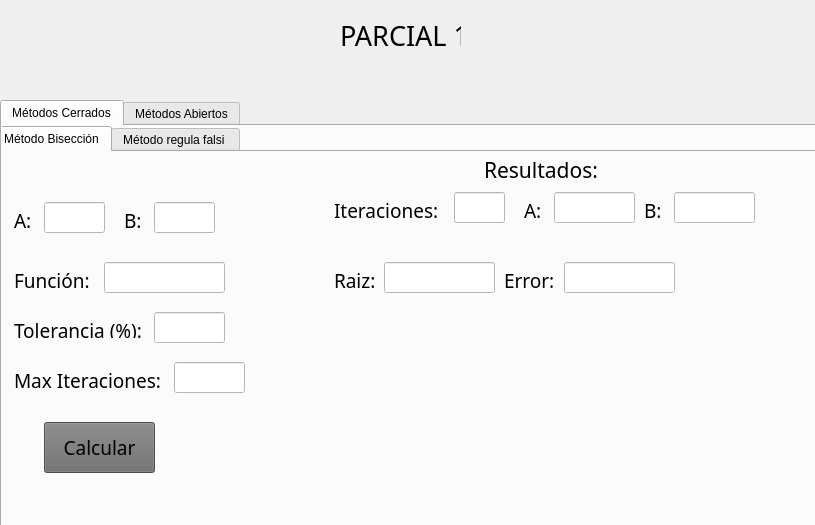
<?xml version="1.0" encoding="UTF-8"?>
<ui version="4.0">
 <class>Form</class>
 <widget class="QWidget" name="Form">
  <property name="geometry">
   <rect>
    <x>0</x>
    <y>0</y>
    <width>815</width>
    <height>525</height>
   </rect>
  </property>
  <property name="windowTitle">
   <string>Form</string>
  </property>
  <widget class="QTabWidget" name="tabWidget">
   <property name="geometry">
    <rect>
     <x>0</x>
     <y>100</y>
     <width>821</width>
     <height>431</height>
    </rect>
   </property>
   <property name="styleSheet">
    <string notr="true"/>
   </property>
   <property name="currentIndex">
    <number>0</number>
   </property>
   <widget class="QWidget" name="tab">
    <attribute name="title">
     <string>Métodos Cerrados</string>
    </attribute>
    <widget class="QTabWidget" name="tabWidget_2">
     <property name="geometry">
      <rect>
       <x>-10</x>
       <y>0</y>
       <width>831</width>
       <height>401</height>
      </rect>
     </property>
     <property name="currentIndex">
      <number>0</number>
     </property>
     <widget class="QWidget" name="tab_3">
      <attribute name="title">
       <string>Método Bisección</string>
      </attribute>
      <widget class="QLabel" name="label_2">
       <property name="geometry">
        <rect>
         <x>20</x>
         <y>60</y>
         <width>21</width>
         <height>16</height>
        </rect>
       </property>
       <property name="font">
        <font>
         <family>Arial Rounded MT Bold</family>
         <pointsize>14</pointsize>
         <bold>false</bold>
        </font>
       </property>
       <property name="text">
        <string>A:</string>
       </property>
      </widget>
      <widget class="QLineEdit" name="txtA">
       <property name="geometry">
        <rect>
         <x>50</x>
         <y>50</y>
         <width>61</width>
         <height>31</height>
        </rect>
       </property>
       <property name="styleSheet">
        <string notr="true">background-color: rgb(255, 255, 255);
color: rgb(0, 0, 0);</string>
       </property>
      </widget>
      <widget class="QLabel" name="label_4">
       <property name="geometry">
        <rect>
         <x>130</x>
         <y>60</y>
         <width>21</width>
         <height>16</height>
        </rect>
       </property>
       <property name="font">
        <font>
         <family>Arial Rounded MT Bold</family>
         <pointsize>14</pointsize>
         <bold>false</bold>
        </font>
       </property>
       <property name="text">
        <string>B:</string>
       </property>
      </widget>
      <widget class="QLineEdit" name="txtB">
       <property name="geometry">
        <rect>
         <x>160</x>
         <y>50</y>
         <width>61</width>
         <height>31</height>
        </rect>
       </property>
       <property name="styleSheet">
        <string notr="true">background-color: rgb(255, 255, 255);
color: rgb(0, 0, 0);</string>
       </property>
      </widget>
      <widget class="QLabel" name="label_5">
       <property name="geometry">
        <rect>
         <x>20</x>
         <y>120</y>
         <width>81</width>
         <height>16</height>
        </rect>
       </property>
       <property name="font">
        <font>
         <family>Arial Rounded MT Bold</family>
         <pointsize>14</pointsize>
         <bold>false</bold>
        </font>
       </property>
       <property name="text">
        <string>Función:</string>
       </property>
      </widget>
      <widget class="QLineEdit" name="txtFuncion">
       <property name="geometry">
        <rect>
         <x>110</x>
         <y>110</y>
         <width>121</width>
         <height>31</height>
        </rect>
       </property>
       <property name="styleSheet">
        <string notr="true">background-color: rgb(255, 255, 255);
color: rgb(0, 0, 0);</string>
       </property>
      </widget>
      <widget class="QLabel" name="label_6">
       <property name="geometry">
        <rect>
         <x>20</x>
         <y>170</y>
         <width>141</width>
         <height>16</height>
        </rect>
       </property>
       <property name="font">
        <font>
         <family>Arial Rounded MT Bold</family>
         <pointsize>14</pointsize>
         <bold>false</bold>
        </font>
       </property>
       <property name="text">
        <string>Tolerancia (%):</string>
       </property>
      </widget>
      <widget class="QLineEdit" name="txtTolerancia">
       <property name="geometry">
        <rect>
         <x>160</x>
         <y>160</y>
         <width>71</width>
         <height>31</height>
        </rect>
       </property>
       <property name="styleSheet">
        <string notr="true">background-color: rgb(255, 255, 255);
color: rgb(0, 0, 0);</string>
       </property>
      </widget>
      <widget class="QLabel" name="label_7">
       <property name="geometry">
        <rect>
         <x>20</x>
         <y>220</y>
         <width>151</width>
         <height>16</height>
        </rect>
       </property>
       <property name="font">
        <font>
         <family>Arial Rounded MT Bold</family>
         <pointsize>14</pointsize>
         <bold>false</bold>
        </font>
       </property>
       <property name="text">
        <string>Max Iteraciones:</string>
       </property>
      </widget>
      <widget class="QLineEdit" name="txtIteracion">
       <property name="geometry">
        <rect>
         <x>180</x>
         <y>210</y>
         <width>71</width>
         <height>31</height>
        </rect>
       </property>
       <property name="styleSheet">
        <string notr="true">background-color: rgb(255, 255, 255);
color: rgb(0, 0, 0);</string>
       </property>
      </widget>
      <widget class="QLabel" name="label_8">
       <property name="geometry">
        <rect>
         <x>490</x>
         <y>10</y>
         <width>131</width>
         <height>16</height>
        </rect>
       </property>
       <property name="font">
        <font>
         <family>Arial Rounded MT Bold</family>
         <pointsize>16</pointsize>
        </font>
       </property>
       <property name="text">
        <string>Resultados:</string>
       </property>
      </widget>
      <widget class="QLabel" name="label_9">
       <property name="geometry">
        <rect>
         <x>340</x>
         <y>50</y>
         <width>111</width>
         <height>16</height>
        </rect>
       </property>
       <property name="font">
        <font>
         <family>Arial Rounded MT Bold</family>
         <pointsize>14</pointsize>
         <bold>false</bold>
        </font>
       </property>
       <property name="text">
        <string>Iteraciones:</string>
       </property>
      </widget>
      <widget class="QLabel" name="label_10">
       <property name="geometry">
        <rect>
         <x>530</x>
         <y>50</y>
         <width>21</width>
         <height>16</height>
        </rect>
       </property>
       <property name="font">
        <font>
         <family>Arial Rounded MT Bold</family>
         <pointsize>14</pointsize>
         <bold>false</bold>
        </font>
       </property>
       <property name="text">
        <string>A:</string>
       </property>
      </widget>
      <widget class="QLabel" name="label_11">
       <property name="geometry">
        <rect>
         <x>650</x>
         <y>50</y>
         <width>21</width>
         <height>16</height>
        </rect>
       </property>
       <property name="font">
        <font>
         <family>Arial Rounded MT Bold</family>
         <pointsize>14</pointsize>
         <bold>false</bold>
        </font>
       </property>
       <property name="text">
        <string>B:</string>
       </property>
      </widget>
      <widget class="QLabel" name="label_12">
       <property name="geometry">
        <rect>
         <x>340</x>
         <y>120</y>
         <width>51</width>
         <height>16</height>
        </rect>
       </property>
       <property name="font">
        <font>
         <family>Arial Rounded MT Bold</family>
         <pointsize>14</pointsize>
         <bold>false</bold>
        </font>
       </property>
       <property name="text">
        <string>Raiz:</string>
       </property>
      </widget>
      <widget class="QLabel" name="label_13">
       <property name="geometry">
        <rect>
         <x>510</x>
         <y>120</y>
         <width>61</width>
         <height>16</height>
        </rect>
       </property>
       <property name="font">
        <font>
         <family>Arial Rounded MT Bold</family>
         <pointsize>14</pointsize>
         <bold>false</bold>
        </font>
       </property>
       <property name="text">
        <string>Error:</string>
       </property>
      </widget>
      <widget class="QLineEdit" name="txtIteracionFinal">
       <property name="enabled">
        <bool>false</bool>
       </property>
       <property name="geometry">
        <rect>
         <x>460</x>
         <y>40</y>
         <width>51</width>
         <height>31</height>
        </rect>
       </property>
       <property name="styleSheet">
        <string notr="true">background-color: rgb(255, 255, 255);
color: rgb(0, 0, 0);</string>
       </property>
      </widget>
      <widget class="QLineEdit" name="txtAFinal">
       <property name="enabled">
        <bool>false</bool>
       </property>
       <property name="geometry">
        <rect>
         <x>560</x>
         <y>40</y>
         <width>81</width>
         <height>31</height>
        </rect>
       </property>
       <property name="styleSheet">
        <string notr="true">background-color: rgb(255, 255, 255);
color: rgb(0, 0, 0);</string>
       </property>
      </widget>
      <widget class="QLineEdit" name="txtBFinal">
       <property name="enabled">
        <bool>false</bool>
       </property>
       <property name="geometry">
        <rect>
         <x>680</x>
         <y>40</y>
         <width>81</width>
         <height>31</height>
        </rect>
       </property>
       <property name="styleSheet">
        <string notr="true">background-color: rgb(255, 255, 255);
color: rgb(0, 0, 0);</string>
       </property>
      </widget>
      <widget class="QLineEdit" name="txtRaiz">
       <property name="enabled">
        <bool>false</bool>
       </property>
       <property name="geometry">
        <rect>
         <x>390</x>
         <y>110</y>
         <width>111</width>
         <height>31</height>
        </rect>
       </property>
       <property name="styleSheet">
        <string notr="true">background-color: rgb(255, 255, 255);
color: rgb(0, 0, 0);</string>
       </property>
      </widget>
      <widget class="QLineEdit" name="txtError">
       <property name="enabled">
        <bool>false</bool>
       </property>
       <property name="geometry">
        <rect>
         <x>570</x>
         <y>110</y>
         <width>111</width>
         <height>31</height>
        </rect>
       </property>
       <property name="styleSheet">
        <string notr="true">background-color: rgb(255, 255, 255);
color: rgb(0, 0, 0);</string>
       </property>
      </widget>
      <widget class="QPushButton" name="btnCalcular">
       <property name="geometry">
        <rect>
         <x>50</x>
         <y>270</y>
         <width>111</width>
         <height>51</height>
        </rect>
       </property>
       <property name="font">
        <font>
         <family>Arial Rounded MT Bold</family>
         <pointsize>14</pointsize>
        </font>
       </property>
       <property name="styleSheet">
        <string notr="true">background-color: rgb(107, 107, 107);</string>
       </property>
       <property name="text">
        <string>Calcular</string>
       </property>
      </widget>
     </widget>
     <widget class="QWidget" name="tab_4">
      <attribute name="title">
       <string>Método regula falsi </string>
      </attribute>
     </widget>
    </widget>
   </widget>
   <widget class="QWidget" name="tab_2">
    <attribute name="title">
     <string>Métodos Abiertos</string>
    </attribute>
    <widget class="QTabWidget" name="tabWidget_3">
     <property name="geometry">
      <rect>
       <x>0</x>
       <y>0</y>
       <width>821</width>
       <height>411</height>
      </rect>
     </property>
     <property name="currentIndex">
      <number>1</number>
     </property>
     <widget class="QWidget" name="tab_5">
      <attribute name="title">
       <string>Punto Fijo</string>
      </attribute>
     </widget>
     <widget class="QWidget" name="tab_6">
      <attribute name="title">
       <string>Newton Raphson</string>
      </attribute>
     </widget>
     <widget class="QWidget" name="tab_7">
      <attribute name="title">
       <string>Método Secante</string>
      </attribute>
     </widget>
     <widget class="QWidget" name="tab_8">
      <attribute name="title">
       <string>Secante Modificada</string>
      </attribute>
     </widget>
     <widget class="QWidget" name="tab_9">
      <attribute name="title">
       <string>Método de Brent</string>
      </attribute>
     </widget>
    </widget>
   </widget>
  </widget>
  <widget class="QLabel" name="label">
   <property name="geometry">
    <rect>
     <x>340</x>
     <y>10</y>
     <width>121</width>
     <height>51</height>
    </rect>
   </property>
   <property name="font">
    <font>
     <family>Tw Cen MT Condensed Extra Bold</family>
     <pointsize>20</pointsize>
    </font>
   </property>
   <property name="cursor">
    <cursorShape>ArrowCursor</cursorShape>
   </property>
   <property name="frameShadow">
    <enum>QFrame::Shadow::Plain</enum>
   </property>
   <property name="text">
    <string>PARCIAL 1</string>
   </property>
  </widget>
 </widget>
 <resources/>
 <connections/>
</ui>
